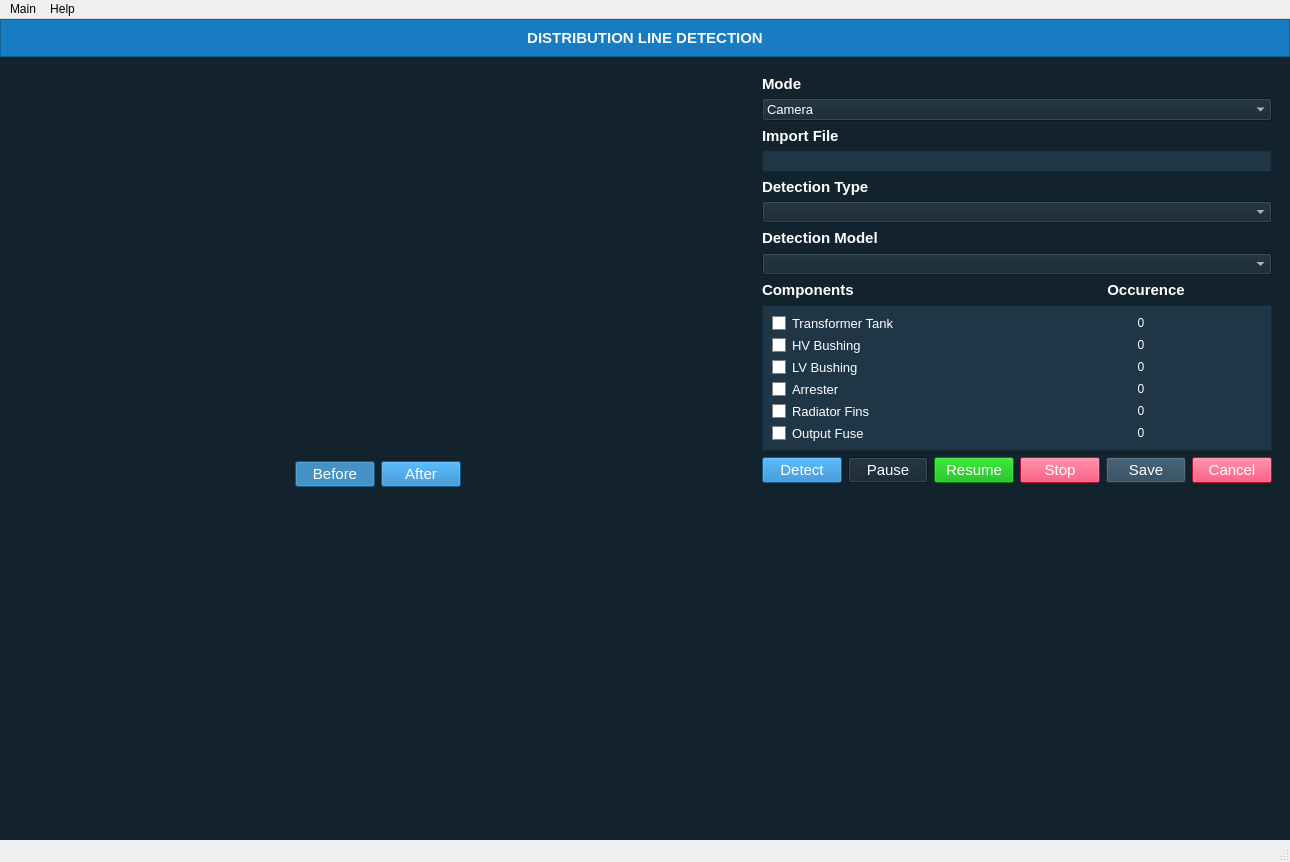
<?xml version="1.0" encoding="UTF-8"?>
<ui version="4.0">
 <class>MainWindow</class>
 <widget class="QMainWindow" name="MainWindow">
  <property name="geometry">
   <rect>
    <x>0</x>
    <y>0</y>
    <width>1290</width>
    <height>862</height>
   </rect>
  </property>
  <property name="windowTitle">
   <string>MainWindow</string>
  </property>
  <widget class="QWidget" name="centralwidget">
   <property name="styleSheet">
    <string notr="true"/>
   </property>
   <layout class="QGridLayout" name="gridLayout">
    <property name="leftMargin">
     <number>0</number>
    </property>
    <property name="topMargin">
     <number>0</number>
    </property>
    <property name="rightMargin">
     <number>0</number>
    </property>
    <property name="bottomMargin">
     <number>0</number>
    </property>
    <property name="spacing">
     <number>0</number>
    </property>
    <item row="0" column="0">
     <widget class="QFrame" name="header_frame">
      <property name="styleSheet">
       <string notr="true">background-color: rgb(23, 124, 193);</string>
      </property>
      <property name="frameShape">
       <enum>QFrame::StyledPanel</enum>
      </property>
      <property name="frameShadow">
       <enum>QFrame::Raised</enum>
      </property>
      <layout class="QGridLayout" name="gridLayout_6">
       <item row="0" column="0">
        <widget class="QLabel" name="label_header">
         <property name="font">
          <font>
           <pointsize>11</pointsize>
           <weight>75</weight>
           <bold>true</bold>
          </font>
         </property>
         <property name="styleSheet">
          <string notr="true">color: rgb(245, 247, 250);
font-weight: bold;
</string>
         </property>
         <property name="text">
          <string>DISTRIBUTION LINE DETECTION</string>
         </property>
         <property name="alignment">
          <set>Qt::AlignCenter</set>
         </property>
        </widget>
       </item>
      </layout>
     </widget>
    </item>
    <item row="1" column="0">
     <widget class="QFrame" name="main_frame">
      <property name="styleSheet">
       <string notr="true">background-color: #12232E;
color: white;</string>
      </property>
      <property name="frameShape">
       <enum>QFrame::NoFrame</enum>
      </property>
      <property name="frameShadow">
       <enum>QFrame::Raised</enum>
      </property>
      <layout class="QGridLayout" name="gridLayout_4" columnstretch="7,3">
       <item row="0" column="0">
        <layout class="QVBoxLayout" name="verticalLayout_5" stretch="4">
         <item>
          <widget class="QFrame" name="output_frame">
           <property name="sizePolicy">
            <sizepolicy hsizetype="Preferred" vsizetype="Expanding">
             <horstretch>0</horstretch>
             <verstretch>0</verstretch>
            </sizepolicy>
           </property>
           <property name="minimumSize">
            <size>
             <width>640</width>
             <height>0</height>
            </size>
           </property>
           <property name="frameShape">
            <enum>QFrame::NoFrame</enum>
           </property>
           <property name="frameShadow">
            <enum>QFrame::Raised</enum>
           </property>
           <layout class="QGridLayout" name="gridLayout_2">
            <item row="0" column="0">
             <widget class="QLabel" name="input_image">
              <property name="text">
               <string/>
              </property>
              <property name="alignment">
               <set>Qt::AlignCenter</set>
              </property>
             </widget>
            </item>
            <item row="1" column="0" alignment="Qt::AlignTop">
             <widget class="QFrame" name="frame">
              <property name="frameShape">
               <enum>QFrame::NoFrame</enum>
              </property>
              <property name="frameShadow">
               <enum>QFrame::Plain</enum>
              </property>
              <layout class="QHBoxLayout" name="horizontalLayout_3">
               <property name="sizeConstraint">
                <enum>QLayout::SetDefaultConstraint</enum>
               </property>
               <item>
                <spacer name="horizontalSpacer">
                 <property name="orientation">
                  <enum>Qt::Horizontal</enum>
                 </property>
                 <property name="sizeHint" stdset="0">
                  <size>
                   <width>40</width>
                   <height>20</height>
                  </size>
                 </property>
                </spacer>
               </item>
               <item>
                <widget class="QPushButton" name="before_button">
                 <property name="font">
                  <font>
                   <pointsize>11</pointsize>
                  </font>
                 </property>
                 <property name="styleSheet">
                  <string notr="true">background-color: #177CC1;</string>
                 </property>
                 <property name="text">
                  <string>Before</string>
                 </property>
                 <property name="checkable">
                  <bool>true</bool>
                 </property>
                 <property name="checked">
                  <bool>true</bool>
                 </property>
                </widget>
               </item>
               <item>
                <widget class="QPushButton" name="after_button">
                 <property name="font">
                  <font>
                   <pointsize>11</pointsize>
                  </font>
                 </property>
                 <property name="styleSheet">
                  <string notr="true">background-color: #177CC1;</string>
                 </property>
                 <property name="text">
                  <string>After</string>
                 </property>
                 <property name="checkable">
                  <bool>true</bool>
                 </property>
                </widget>
               </item>
               <item>
                <spacer name="horizontalSpacer_2">
                 <property name="orientation">
                  <enum>Qt::Horizontal</enum>
                 </property>
                 <property name="sizeHint" stdset="0">
                  <size>
                   <width>40</width>
                   <height>20</height>
                  </size>
                 </property>
                </spacer>
               </item>
              </layout>
             </widget>
            </item>
           </layout>
          </widget>
         </item>
        </layout>
       </item>
       <item row="0" column="1">
        <layout class="QVBoxLayout" name="verticalLayout_7">
         <property name="spacing">
          <number>7</number>
         </property>
         <item>
          <widget class="QFrame" name="form_frame">
           <property name="frameShape">
            <enum>QFrame::NoFrame</enum>
           </property>
           <property name="frameShadow">
            <enum>QFrame::Raised</enum>
           </property>
           <layout class="QGridLayout" name="gridLayout_3">
            <item row="10" column="0">
             <spacer name="verticalSpacer">
              <property name="orientation">
               <enum>Qt::Vertical</enum>
              </property>
              <property name="sizeHint" stdset="0">
               <size>
                <width>20</width>
                <height>40</height>
               </size>
              </property>
             </spacer>
            </item>
            <item row="7" column="0">
             <layout class="QHBoxLayout" name="horizontalLayout_2">
              <item>
               <widget class="QLabel" name="label_2">
                <property name="font">
                 <font>
                  <pointsize>11</pointsize>
                  <weight>75</weight>
                  <bold>true</bold>
                  <kerning>true</kerning>
                 </font>
                </property>
                <property name="text">
                 <string>Components</string>
                </property>
               </widget>
              </item>
              <item>
               <widget class="QLabel" name="label_3">
                <property name="font">
                 <font>
                  <pointsize>11</pointsize>
                  <weight>75</weight>
                  <bold>true</bold>
                 </font>
                </property>
                <property name="text">
                 <string>Occurence</string>
                </property>
                <property name="alignment">
                 <set>Qt::AlignCenter</set>
                </property>
               </widget>
              </item>
             </layout>
            </item>
            <item row="2" column="0">
             <layout class="QVBoxLayout" name="verticalLayout_3">
              <property name="spacing">
               <number>5</number>
              </property>
              <item>
               <widget class="QLabel" name="label_detection">
                <property name="font">
                 <font>
                  <pointsize>11</pointsize>
                  <weight>75</weight>
                  <bold>true</bold>
                 </font>
                </property>
                <property name="text">
                 <string>Detection Type</string>
                </property>
               </widget>
              </item>
              <item>
               <widget class="QComboBox" name="input_detection_type"/>
              </item>
             </layout>
            </item>
            <item row="5" column="0">
             <layout class="QVBoxLayout" name="verticalLayout_2">
              <item>
               <widget class="QLabel" name="model_label">
                <property name="font">
                 <font>
                  <pointsize>11</pointsize>
                  <weight>75</weight>
                  <bold>true</bold>
                 </font>
                </property>
                <property name="text">
                 <string>Detection Model</string>
                </property>
               </widget>
              </item>
              <item>
               <widget class="QComboBox" name="input_detection_model"/>
              </item>
             </layout>
            </item>
            <item row="9" column="0">
             <layout class="QHBoxLayout" name="horizontalLayout">
              <item>
               <widget class="QPushButton" name="detect_button">
                <property name="font">
                 <font>
                  <pointsize>11</pointsize>
                  <weight>50</weight>
                  <bold>false</bold>
                 </font>
                </property>
                <property name="styleSheet">
                 <string notr="true">background-color: #177CC1;</string>
                </property>
                <property name="text">
                 <string>Detect</string>
                </property>
               </widget>
              </item>
              <item>
               <widget class="QPushButton" name="pause_button">
                <property name="font">
                 <font>
                  <pointsize>11</pointsize>
                 </font>
                </property>
                <property name="text">
                 <string>Pause</string>
                </property>
               </widget>
              </item>
              <item>
               <widget class="QPushButton" name="resume_button">
                <property name="font">
                 <font>
                  <pointsize>11</pointsize>
                 </font>
                </property>
                <property name="styleSheet">
                 <string notr="true">background-color: rgb(0, 173, 0)</string>
                </property>
                <property name="text">
                 <string>Resume</string>
                </property>
               </widget>
              </item>
              <item>
               <widget class="QPushButton" name="stop_button">
                <property name="font">
                 <font>
                  <pointsize>11</pointsize>
                 </font>
                </property>
                <property name="styleSheet">
                 <string notr="true">background-color: rgb(255, 20, 71);</string>
                </property>
                <property name="text">
                 <string>Stop</string>
                </property>
                <property name="default">
                 <bool>false</bool>
                </property>
                <property name="flat">
                 <bool>false</bool>
                </property>
               </widget>
              </item>
              <item>
               <widget class="QPushButton" name="save_button">
                <property name="font">
                 <font>
                  <pointsize>11</pointsize>
                 </font>
                </property>
                <property name="styleSheet">
                 <string notr="true">background-color: rgb(38,66,86);</string>
                </property>
                <property name="text">
                 <string>Save</string>
                </property>
               </widget>
              </item>
              <item>
               <widget class="QPushButton" name="cancel_button">
                <property name="font">
                 <font>
                  <pointsize>11</pointsize>
                 </font>
                </property>
                <property name="styleSheet">
                 <string notr="true">background-color: rgb(255, 20, 71);</string>
                </property>
                <property name="text">
                 <string>Cancel</string>
                </property>
               </widget>
              </item>
             </layout>
            </item>
            <item row="0" column="0">
             <layout class="QVBoxLayout" name="verticalLayout">
              <property name="spacing">
               <number>5</number>
              </property>
              <item>
               <widget class="QLabel" name="label_mode">
                <property name="font">
                 <font>
                  <pointsize>11</pointsize>
                  <weight>75</weight>
                  <bold>true</bold>
                 </font>
                </property>
                <property name="text">
                 <string>Mode</string>
                </property>
               </widget>
              </item>
              <item>
               <widget class="QComboBox" name="input_mode">
                <property name="font">
                 <font>
                  <pointsize>10</pointsize>
                 </font>
                </property>
                <item>
                 <property name="text">
                  <string>Camera</string>
                 </property>
                </item>
                <item>
                 <property name="text">
                  <string>Image</string>
                 </property>
                </item>
                <item>
                 <property name="text">
                  <string>Video</string>
                 </property>
                </item>
               </widget>
              </item>
             </layout>
            </item>
            <item row="1" column="0">
             <layout class="QVBoxLayout" name="import_layout">
              <property name="spacing">
               <number>5</number>
              </property>
              <item>
               <widget class="QLabel" name="label_import">
                <property name="font">
                 <font>
                  <pointsize>11</pointsize>
                  <weight>75</weight>
                  <bold>true</bold>
                 </font>
                </property>
                <property name="text">
                 <string>Import File</string>
                </property>
               </widget>
              </item>
              <item>
               <widget class="QLineEdit" name="input_import">
                <property name="styleSheet">
                 <string notr="true">background-color: #1F3647;</string>
                </property>
                <property name="readOnly">
                 <bool>false</bool>
                </property>
                <property name="placeholderText">
                 <string extracomment="Import Something"/>
                </property>
                <property name="clearButtonEnabled">
                 <bool>true</bool>
                </property>
               </widget>
              </item>
             </layout>
            </item>
            <item row="8" column="0">
             <widget class="QFrame" name="checkbox_frame">
              <property name="autoFillBackground">
               <bool>false</bool>
              </property>
              <property name="styleSheet">
               <string notr="true">background-color: #1F3647;</string>
              </property>
              <property name="frameShape">
               <enum>QFrame::StyledPanel</enum>
              </property>
              <property name="frameShadow">
               <enum>QFrame::Raised</enum>
              </property>
              <property name="midLineWidth">
               <number>1</number>
              </property>
              <layout class="QGridLayout" name="gridLayout_7">
               <property name="spacing">
                <number>6</number>
               </property>
               <item row="6" column="1">
                <widget class="QLabel" name="occ_class_5">
                 <property name="text">
                  <string>0</string>
                 </property>
                 <property name="alignment">
                  <set>Qt::AlignCenter</set>
                 </property>
                </widget>
               </item>
               <item row="6" column="0">
                <widget class="QCheckBox" name="class_5">
                 <property name="font">
                  <font>
                   <pointsize>10</pointsize>
                  </font>
                 </property>
                 <property name="styleSheet">
                  <string notr="true">::indicator {
	border: 1px solid grey;
	background-color: #fff;
}

::indicator:checked {
	image: url(&quot;assets/checked.png&quot;);
	height: 1em;
	width: 1em;
}
::indicator:unchecked {
	image: url(&quot;assets/unchecked.png&quot;);
	height: 1em;
	width: 1em;
}</string>
                 </property>
                 <property name="text">
                  <string>Output Fuse</string>
                 </property>
                 <property name="checked">
                  <bool>true</bool>
                 </property>
                </widget>
               </item>
               <item row="4" column="1">
                <widget class="QLabel" name="occ_class_3">
                 <property name="text">
                  <string>0</string>
                 </property>
                 <property name="alignment">
                  <set>Qt::AlignCenter</set>
                 </property>
                </widget>
               </item>
               <item row="5" column="0">
                <widget class="QCheckBox" name="class_4">
                 <property name="font">
                  <font>
                   <pointsize>10</pointsize>
                  </font>
                 </property>
                 <property name="styleSheet">
                  <string notr="true">::indicator {
	border: 1px solid grey;
	background-color: #fff;
}

::indicator:checked {
	image: url(&quot;assets/checked.png&quot;);
	height: 1em;
	width: 1em;
}
::indicator:unchecked {
	image: url(&quot;assets/unchecked.png&quot;);
	height: 1em;
	width: 1em;
}</string>
                 </property>
                 <property name="text">
                  <string>Radiator Fins</string>
                 </property>
                 <property name="checked">
                  <bool>true</bool>
                 </property>
                </widget>
               </item>
               <item row="4" column="0">
                <widget class="QCheckBox" name="class_3">
                 <property name="font">
                  <font>
                   <pointsize>10</pointsize>
                  </font>
                 </property>
                 <property name="styleSheet">
                  <string notr="true">::indicator {
	border: 1px solid grey;
	background-color: #fff;
}

::indicator:checked {
	image: url(&quot;assets/checked.png&quot;);
	height: 1em;
	width: 1em;
}
::indicator:unchecked {
	image: url(&quot;assets/unchecked.png&quot;);
	height: 1em;
	width: 1em;
}</string>
                 </property>
                 <property name="text">
                  <string>Arrester</string>
                 </property>
                 <property name="checked">
                  <bool>true</bool>
                 </property>
                </widget>
               </item>
               <item row="3" column="0">
                <widget class="QCheckBox" name="class_2">
                 <property name="font">
                  <font>
                   <pointsize>10</pointsize>
                  </font>
                 </property>
                 <property name="styleSheet">
                  <string notr="true">::indicator {
	border: 1px solid grey;
	background-color: #fff;
}

::indicator:checked {
	image: url(&quot;assets/checked.png&quot;);
	height: 1em;
	width: 1em;
}
::indicator:unchecked {
	image: url(&quot;assets/unchecked.png&quot;);
	height: 1em;
	width: 1em;
}</string>
                 </property>
                 <property name="text">
                  <string>LV Bushing</string>
                 </property>
                 <property name="checked">
                  <bool>true</bool>
                 </property>
                </widget>
               </item>
               <item row="2" column="1">
                <widget class="QLabel" name="occ_class_1">
                 <property name="text">
                  <string>0</string>
                 </property>
                 <property name="alignment">
                  <set>Qt::AlignCenter</set>
                 </property>
                </widget>
               </item>
               <item row="0" column="0">
                <widget class="QCheckBox" name="class_0">
                 <property name="font">
                  <font>
                   <pointsize>10</pointsize>
                  </font>
                 </property>
                 <property name="styleSheet">
                  <string notr="true">::indicator {
	border: 1px solid grey;
	background-color: #fff;
}

::indicator:checked {
	image: url(&quot;assets/checked.png&quot;);
	height: 1em;
	width: 1em;
}
::indicator:unchecked {
	image: url(&quot;assets/unchecked.png&quot;);
	height: 1em;
	width: 1em;
}</string>
                 </property>
                 <property name="text">
                  <string>Transformer Tank</string>
                 </property>
                 <property name="checked">
                  <bool>true</bool>
                 </property>
                </widget>
               </item>
               <item row="5" column="1">
                <widget class="QLabel" name="occ_class_4">
                 <property name="text">
                  <string>0</string>
                 </property>
                 <property name="alignment">
                  <set>Qt::AlignCenter</set>
                 </property>
                </widget>
               </item>
               <item row="2" column="0">
                <widget class="QCheckBox" name="class_1">
                 <property name="font">
                  <font>
                   <pointsize>10</pointsize>
                  </font>
                 </property>
                 <property name="styleSheet">
                  <string notr="true">::indicator {
	border: 1px solid grey;
	background-color: #fff;
}

::indicator:checked {
	image: url(&quot;assets/checked.png&quot;);
	height: 1em;
	width: 1em;
}
::indicator:unchecked {
	image: url(&quot;assets/unchecked.png&quot;);
	height: 1em;
	width: 1em;
}</string>
                 </property>
                 <property name="text">
                  <string>HV Bushing</string>
                 </property>
                 <property name="checked">
                  <bool>true</bool>
                 </property>
                </widget>
               </item>
               <item row="0" column="1">
                <widget class="QLabel" name="occ_class_0">
                 <property name="text">
                  <string>0</string>
                 </property>
                 <property name="alignment">
                  <set>Qt::AlignCenter</set>
                 </property>
                </widget>
               </item>
               <item row="3" column="1">
                <widget class="QLabel" name="occ_class_2">
                 <property name="text">
                  <string>0</string>
                 </property>
                 <property name="alignment">
                  <set>Qt::AlignCenter</set>
                 </property>
                </widget>
               </item>
              </layout>
             </widget>
            </item>
           </layout>
          </widget>
         </item>
        </layout>
       </item>
      </layout>
     </widget>
    </item>
   </layout>
  </widget>
  <widget class="QMenuBar" name="menubar">
   <property name="geometry">
    <rect>
     <x>0</x>
     <y>0</y>
     <width>1290</width>
     <height>26</height>
    </rect>
   </property>
   <widget class="QMenu" name="menuMain">
    <property name="title">
     <string>Main</string>
    </property>
    <addaction name="actionExit"/>
   </widget>
   <widget class="QMenu" name="menuHelp">
    <property name="title">
     <string>Help</string>
    </property>
    <addaction name="actionTutorial"/>
    <addaction name="actionAbout"/>
   </widget>
   <addaction name="menuMain"/>
   <addaction name="menuHelp"/>
  </widget>
  <widget class="QStatusBar" name="statusBar"/>
  <action name="actionExit">
   <property name="text">
    <string>Quit</string>
   </property>
  </action>
  <action name="actionTutorial">
   <property name="text">
    <string>Tutorials</string>
   </property>
  </action>
  <action name="actionAbout">
   <property name="text">
    <string>About</string>
   </property>
  </action>
 </widget>
 <resources>
  <include location="qrc_main.qrc"/>
 </resources>
 <connections/>
</ui>
